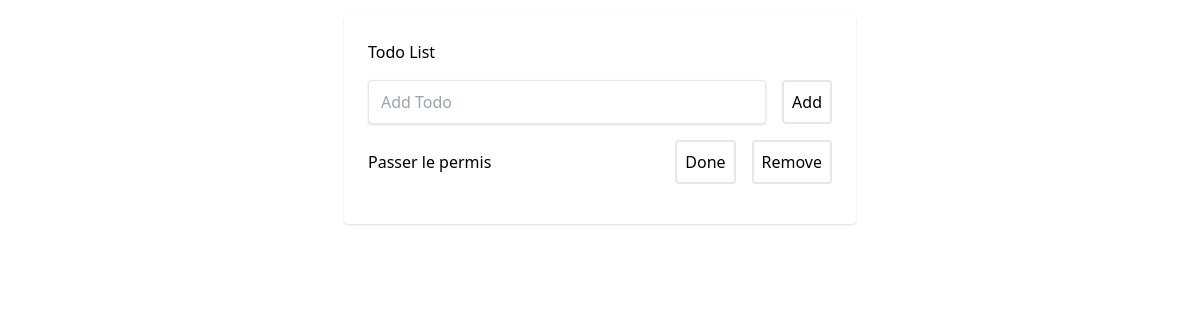
Before: / with the older database file.
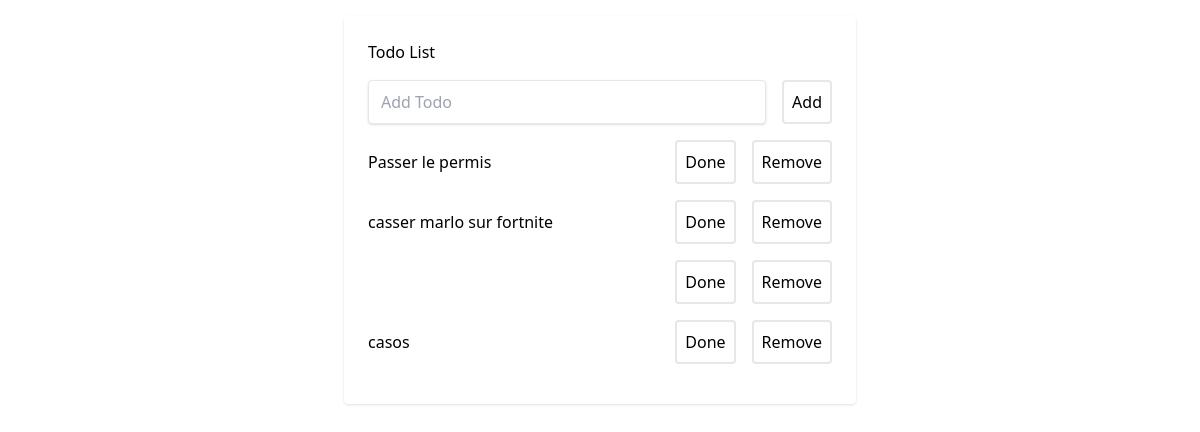
After: the same page with the newer database file.
### todo/models.py (models this page shows, shortened)
class Task_ToDo(models.Model):
    title = models.CharField(max_length=50, blank=False)
    completed = models.BooleanField(default=False)
    class Meta:
        verbose_name = "Task"

### todo/views.py (the view)
# urls.py: path('', home, name="home"),
def home(request):
    tasks = Task_ToDo.objects.all()
    return render(request, 'main.html', {'tasks': tasks})

### todo/templates/main.html (shortened to what this page needs)
<!DOCTYPE html>
<html lang="en">
<head>
</head>
<body>
    <div class="h-100 w-full flex items-center justify-center bg-teal-lightest font-sans">
        <div class="bg-white rounded shadow p-6 m-4 w-full lg:w-3/4 lg:max-w-lg">
            <div class="mb-4">
                <h1 class="text-grey-darkest">Todo List</h1>
                <form action="{% url 'add_task' %}" method="post">
                    <div class="flex mt-4">
                        <input class="shadow appearance-none border rounded w-full py-2 px-3 mr-4 text-grey-darker"
                            placeholder="Add Todo" name="tasks">
                        <button
                            class="flex-no-shrink p-2 border-2 rounded text-teal border-teal hover:text-white hover:bg-teal">Add</button>
                    </div>
            </div>
            <div>
                {% for task in tasks %}
                <div class="flex mb-4 items-center">
                    <p class="w-full text-grey-darkest">{{ task.title }}</p>
                    <button
                        class="flex-no-shrink p-2 ml-4 mr-2 border-2 rounded hover:text-white text-green border-green hover:bg-green">Done</button>
                    <button type="hidden" name="pk" value="{{ task.pk }}"
                        class="flex-no-shrink p-2 ml-2 border-2 rounded text-red border-red hover:text-white hover:bg-red">Remove</button>
                </div>
                {% endfor %}
            </div>
        </div>
    </div>
    <script src="https://cdn.tailwindcss.com"></script>
</body>
</html>

Changed rows visible on the page:
added Task_ToDo: title "casser marlo sur fortnite", {{ task.pk }} 58 (drawn)
added Task_ToDo: {{ task.pk }} 59 (drawn)
added Task_ToDo: title "casos", {{ task.pk }} 60 (drawn)
